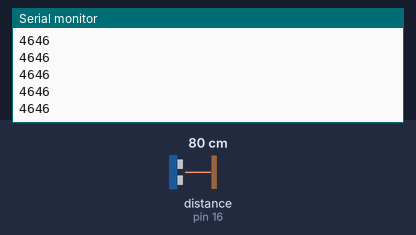
A sketch run on a simulated Arduino Uno, built with avr-gcc and run on an emulated ATmega328P. Shown: the last lines printed to the serial monitor. Wiring (inferred from the names in the program): ultrasonic range finder: trigger pin 17; echo pin 16. The inputs (shaded band) are chosen by the test bench; at power-on: distance to the obstacle (sensor on pin 16) 80 cm. The echo pulse lasts 58.3 µs per cm.

Above: at 1.2 s.
1.3 s: distance to the obstacle (sensor on pin 16) set to 2 cm
At 1.59 s:
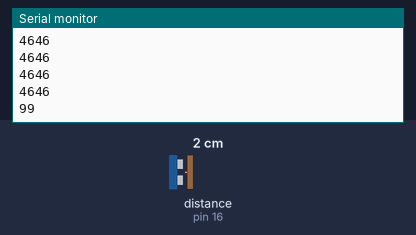
2.8 s: distance to the obstacle (sensor on pin 16) set to 4 cm
At 2.8 s:
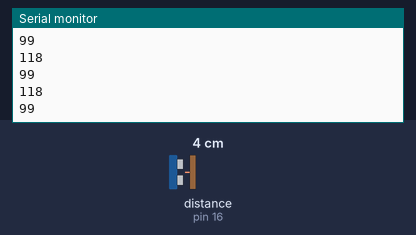
Timing chart, 0 to 5.8 s (numbered marks = the images above; inputs shaded):
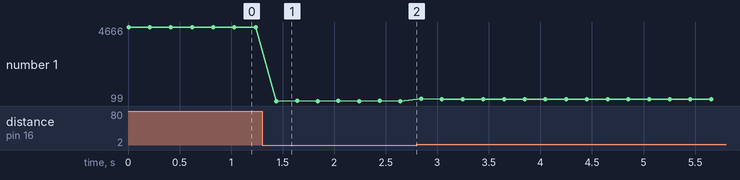

Measured:
- after the input at 1.3 s, the serial monitor: prints a new line after 0.14 s (image 1)
- plotted number 1: 4646 → 99 after the input at 1.3 s, 99 → 215 after the input at 2.8 s

The sketch:

sensorCalibration.ino
```cpp
const short distAnalogPin = 16;
const short trigPin = 17;
short lineValue[5];
const short lineSensePin[5] = { 4, 5, 6, 7, 15 };
const short WHITE_THRESHOLD = 500;

void setup() {
  Serial.begin(9600);
  pinMode(distAnalogPin, INPUT);
  pinMode(trigPin, OUTPUT);
  digitalWrite(trigPin, LOW);
}

void loop() {
  // trigger pulse
  digitalWrite(trigPin, LOW);
  delayMicroseconds(2);
  digitalWrite(trigPin, HIGH);
  delayMicroseconds(10);
  digitalWrite(trigPin, LOW);
  unsigned long distanceValue = pulseIn(distAnalogPin, HIGH, 30000); // 30ms ~ 5m max
  Serial.println(distanceValue);
  delay(200);
  /*
  for (short i = 0; i < 5; i++) {
    lineValue[i] = analogRead(lineSensePin[i]);
    Serial.println(lineValue[i]);  // This prints the actual analog sensor reading
    delay(600);          // display new set of readings every 600mS
  }
  */
}
```
